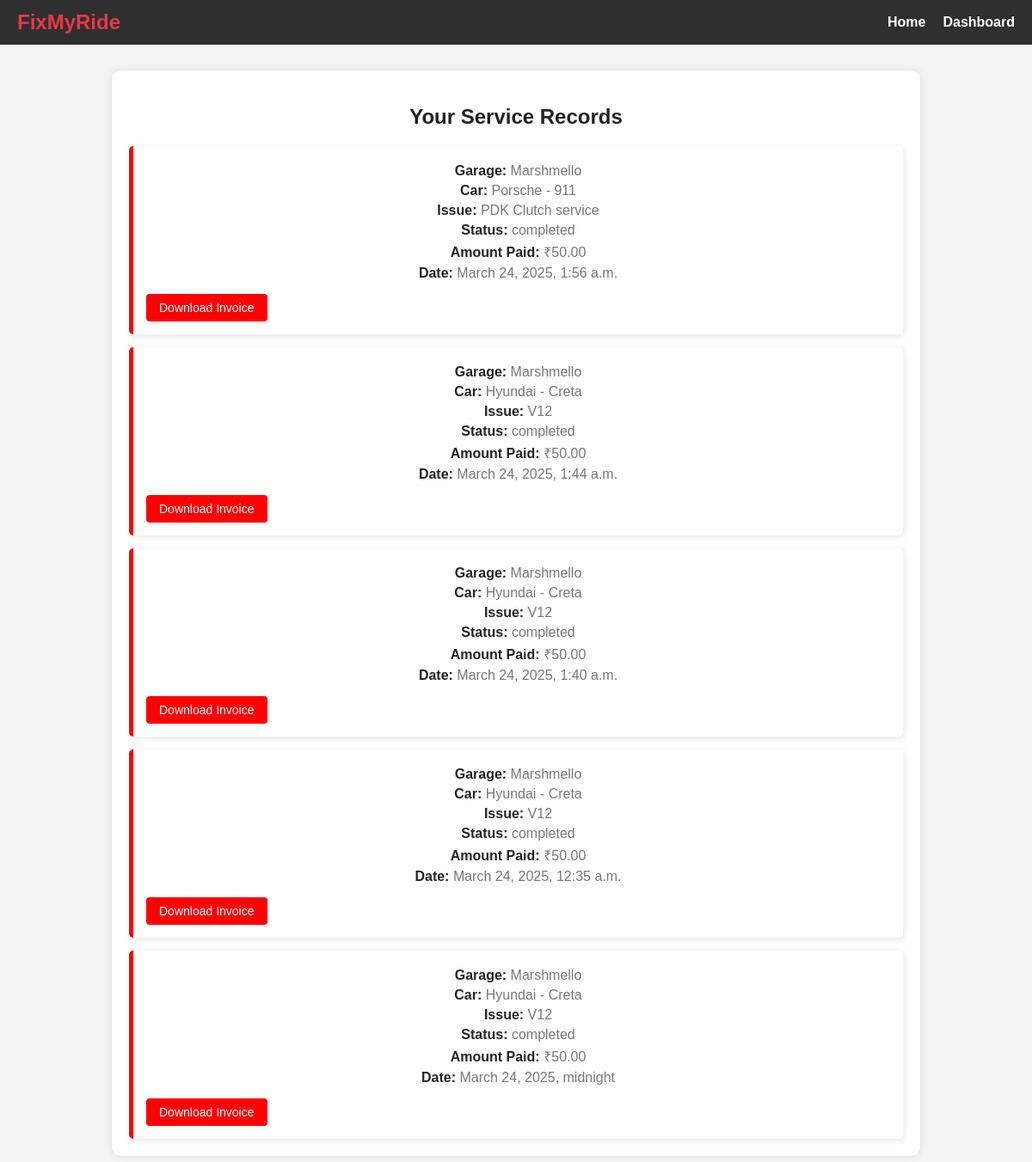
The app's page /service-records/ (signed in), older data.
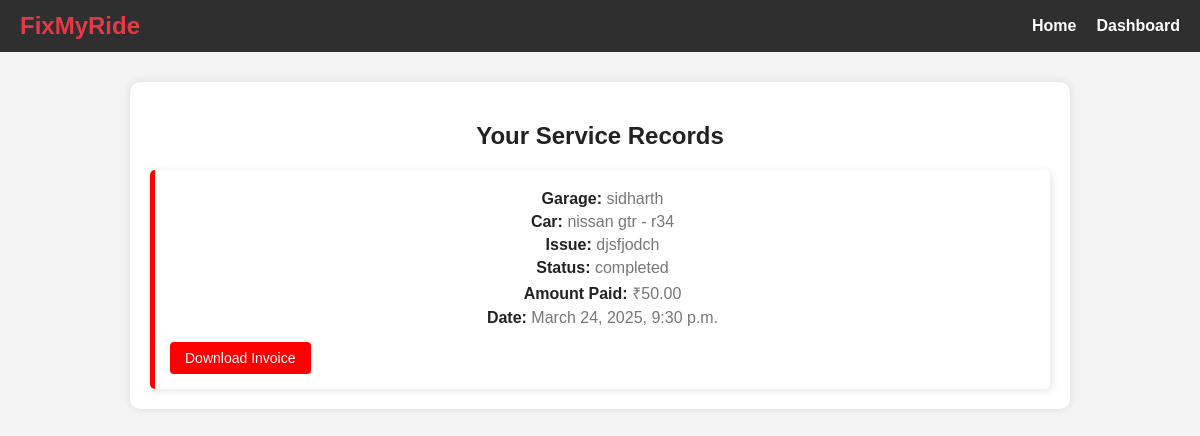
The same page, newer data.
### myapp/models.py (models this page shows, shortened)
class ServiceRecord(models.Model):
    request = models.OneToOneField(Request, on_delete=models.CASCADE)
    worker = models.ForeignKey(Worker, on_delete=models.SET_NULL, null=True)
    garage = models.ForeignKey(Garage, on_delete=models.CASCADE)
    completed_at = models.DateTimeField(auto_now_add=True)
    service_price = models.DecimalField(max_digits=10, decimal_places=2, null=True, blank=True)
    invoice_pdf = models.FileField(upload_to='invoices/', null=True, blank=True)
    def __str__(self):
        return f"Service Record - {self.request} - Completed on {self.completed_at}"

class Garage(models.Model):
    name = models.CharField(max_length=100, unique=True)
    owner_name = models.CharField(max_length=100)
    contact = models.CharField(max_length=15, unique=True)
    email = models.EmailField(unique=True)
    password = models.CharField(max_length=100)  # Store hashed password
    address = models.TextField()
    services_offered = models.TextField()
    image = models.ImageField(null=True, blank=True, upload_to="images/")
    is_approved = models.BooleanField(default=False)  # Approval status

class Request(models.Model):
    STATUS_CHOICES = [
        ('pending', 'Pending'),
        ('approved', 'Approved'),
        ('rejected', 'Rejected'),
    ]
    customer = models.ForeignKey('Customer', on_delete=models.CASCADE)
    garage = models.ForeignKey('Garage', on_delete=models.CASCADE)
    car_manufacturer = models.CharField(max_length=100)
    car_model = models.CharField(max_length=100)
    issue_description = models.TextField()
    status = models.CharField(max_length=20, choices=STATUS_CHOICES, default='pending')
    created_at = models.DateTimeField(auto_now_add=True)
    worker = models.ForeignKey('Worker', on_delete=models.SET_NULL, null=True, blank=True, related_name='requests')  # Add related_name
    def __str__(self):
        return f"Request from {self.customer.first_name} {self.customer.last_name} for {self.car_manufacturer} {self.car_model}"

### myapp/views.py (the view)
    def wrapper(request, *args, **kwargs):
        if 'customer_id' in request.session:
            return view_func(request, *args, **kwargs)
        else:
            return redirect('user_login')  # Redirect to login page if not logged in

### myapp/views.py (called while the page is built)
def customer_login_required(view_func):
    def wrapper(request, *args, **kwargs):
        if 'customer_id' in request.session:
            return view_func(request, *args, **kwargs)
        else:
            return redirect('user_login')  # Redirect to login page if not logged in
    return wrapper

@customer_login_required
def service_records(request):
    customer_id = request.session.get('customer_id')
    logger.info(f"Fetching service records for customer ID: {customer_id}")
    records = ServiceRecord.objects.filter(request__customer_id=customer_id).order_by('-completed_at')
    logger.info(f"Records fetched: {records}")
    return render(request, 'service_records.html', {'records': records})

### templates/service_records.html (shortened to what this page needs)
{% load static %}
<!DOCTYPE html>
<html lang="en">
<head>
    <link rel="stylesheet" href="{% static 'css/service_records.css' %}">
</head>
<body>
    <nav class="navbar">
        <div class="logo">FixMyRide</div>
        <ul class="nav-links">
            <li><a href="{% url 'home' %}">Home</a></li>
            <li><a href="{% url 'user_dashboard' %}">Dashboard</a></li>
        </ul>
    </nav>
    <section class="service-records">
        <h2>Your Service Records</h2>
        <div class="records-container">
            {% if records %}
                {% for record in records %}
                    <div class="record-box">
                        <p><strong>Garage:</strong> {{ record.garage.name }}</p>
                        <p><strong>Car:</strong> {{ record.request.car_manufacturer }} - {{ record.request.car_model }}</p>
                        <p><strong>Issue:</strong> {{ record.request.issue_description }}</p>
                        <p><strong>Status:</strong> {{ record.request.status }}</p>
                        <p><strong>Amount Paid:</strong> ₹{{ record.service_price }}</p>
                        <p><strong>Date:</strong> {{ record.completed_at }}</p>
                        <a href="{% url 'download_invoice' record.id %}" class="btn">Download Invoice</a>
                    </div>
                {% endfor %}
            {% else %}
                <p>No service records found.</p>
            {% endif %}
        </div>
    </section>
</body>
</html>

Row changes from the older to the newer data that the page shows:
removed ServiceRecord: garage.name "Marshmello", request.car_manufacturer "Porsche", request.car_model "911", request.issue_description "PDK Clutch service", request.status "completed", service_price "50.00", completed_at "March 24, 2025, 1:56 a.m."
removed ServiceRecord: garage.name "Marshmello", request.car_manufacturer "Hyundai", request.car_model "Creta", request.issue_description "V12", request.status "completed", service_price "50.00", completed_at "March 24, 2025, 1:44 a.m."
removed ServiceRecord: garage.name "Marshmello", request.car_manufacturer "Hyundai", request.car_model "Creta", request.issue_description "V12", request.status "completed", service_price "50.00", completed_at "March 24, 2025, 1:40 a.m."
removed ServiceRecord: garage.name "Marshmello", request.car_manufacturer "Hyundai", request.car_model "Creta", request.issue_description "V12", request.status "completed", service_price "50.00", completed_at "March 24, 2025, 12:35 a.m."
removed ServiceRecord: garage.name "Marshmello", request.car_manufacturer "Hyundai", request.car_model "Creta", request.issue_description "V12", request.status "completed", service_price "50.00", completed_at "March 24, 2025, midnight"
added ServiceRecord: garage.name "sidharth", request.car_manufacturer "nissan gtr", request.car_model "r34", request.issue_description "djsfjodch", request.status "completed", service_price "50.00", completed_at "March 24, 2025, 9:30 p.m."
